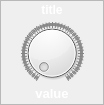
<?xml version="1.0" encoding="UTF-8"?>
<ui version="4.0">
 <class>Form</class>
 <widget class="QWidget" name="Form">
  <property name="geometry">
   <rect>
    <x>0</x>
    <y>0</y>
    <width>104</width>
    <height>105</height>
   </rect>
  </property>
  <property name="sizePolicy">
   <sizepolicy hsizetype="Maximum" vsizetype="Maximum">
    <horstretch>0</horstretch>
    <verstretch>0</verstretch>
   </sizepolicy>
  </property>
  <property name="minimumSize">
   <size>
    <width>100</width>
    <height>105</height>
   </size>
  </property>
  <property name="maximumSize">
   <size>
    <width>150</width>
    <height>147</height>
   </size>
  </property>
  <property name="windowTitle">
   <string>Form</string>
  </property>
  <property name="styleSheet">
   <string notr="true">QFrame.PeripheralCollection{
border-top-left-radius: 10px;
border-top-right-radius: 10px;
border-bottom-right-radius: 10px;
border-bottom-left-radius: 10px;
border: 1px solid black;
background: qlineargradient(x1: 0, y1: 0, x2: 0, y2: 1,
stop: 0 rgb(97, 146, 121), stop: 0.5 rgb(65, 89, 111));

}
 QLabel {
color: white;
font-weight: bold;
background:transparent;
}

</string>
  </property>
  <layout class="QVBoxLayout" name="verticalLayout">
   <property name="spacing">
    <number>0</number>
   </property>
   <property name="margin">
    <number>0</number>
   </property>
   <item>
    <widget class="QFrame" name="widgetFrameOuter">
     <property name="sizePolicy">
      <sizepolicy hsizetype="Preferred" vsizetype="MinimumExpanding">
       <horstretch>0</horstretch>
       <verstretch>0</verstretch>
      </sizepolicy>
     </property>
     <property name="minimumSize">
      <size>
       <width>80</width>
       <height>0</height>
      </size>
     </property>
     <property name="styleSheet">
      <string notr="true"/>
     </property>
     <property name="frameShape">
      <enum>QFrame::StyledPanel</enum>
     </property>
     <property name="frameShadow">
      <enum>QFrame::Raised</enum>
     </property>
     <property name="class" stdset="0">
      <string>PeripheralCollection</string>
     </property>
     <layout class="QVBoxLayout" name="verticalLayout_3">
      <property name="spacing">
       <number>2</number>
      </property>
      <property name="leftMargin">
       <number>3</number>
      </property>
      <property name="topMargin">
       <number>2</number>
      </property>
      <property name="rightMargin">
       <number>3</number>
      </property>
      <property name="bottomMargin">
       <number>3</number>
      </property>
      <item>
       <widget class="QLabel" name="title">
        <property name="sizePolicy">
         <sizepolicy hsizetype="Preferred" vsizetype="Maximum">
          <horstretch>0</horstretch>
          <verstretch>0</verstretch>
         </sizepolicy>
        </property>
        <property name="font">
         <font>
          <pointsize>9</pointsize>
          <weight>75</weight>
          <bold>true</bold>
         </font>
        </property>
        <property name="text">
         <string>title</string>
        </property>
        <property name="alignment">
         <set>Qt::AlignCenter</set>
        </property>
       </widget>
      </item>
      <item>
       <widget class="QFrame" name="ImageFrame">
        <property name="sizePolicy">
         <sizepolicy hsizetype="Expanding" vsizetype="Expanding">
          <horstretch>0</horstretch>
          <verstretch>0</verstretch>
         </sizepolicy>
        </property>
        <property name="minimumSize">
         <size>
          <width>90</width>
          <height>70</height>
         </size>
        </property>
        <property name="styleSheet">
         <string notr="true"/>
        </property>
        <layout class="QGridLayout" name="gridLayout_3">
         <property name="leftMargin">
          <number>0</number>
         </property>
         <property name="topMargin">
          <number>3</number>
         </property>
         <property name="rightMargin">
          <number>0</number>
         </property>
         <property name="bottomMargin">
          <number>0</number>
         </property>
         <property name="horizontalSpacing">
          <number>0</number>
         </property>
         <property name="verticalSpacing">
          <number>2</number>
         </property>
         <item row="0" column="0">
          <widget class="QDial" name="dial">
           <property name="minimum">
            <number>10</number>
           </property>
           <property name="maximum">
            <number>5000</number>
           </property>
           <property name="invertedControls">
            <bool>false</bool>
           </property>
           <property name="wrapping">
            <bool>false</bool>
           </property>
           <property name="notchesVisible">
            <bool>true</bool>
           </property>
          </widget>
         </item>
         <item row="1" column="0">
          <widget class="QLabel" name="value">
           <property name="font">
            <font>
             <pointsize>10</pointsize>
             <weight>75</weight>
             <bold>true</bold>
            </font>
           </property>
           <property name="text">
            <string>value</string>
           </property>
           <property name="alignment">
            <set>Qt::AlignCenter</set>
           </property>
          </widget>
         </item>
        </layout>
       </widget>
      </item>
     </layout>
    </widget>
   </item>
  </layout>
 </widget>
 <resources/>
 <connections>
  <connection>
   <sender>dial</sender>
   <signal>valueChanged(int)</signal>
   <receiver>Form</receiver>
   <slot>setValue(int)</slot>
   <hints>
    <hint type="sourcelabel">
     <x>82</x>
     <y>49</y>
    </hint>
    <hint type="destinationlabel">
     <x>101</x>
     <y>45</y>
    </hint>
   </hints>
  </connection>
 </connections>
 <slots>
  <slot>setValue(int)</slot>
 </slots>
</ui>
